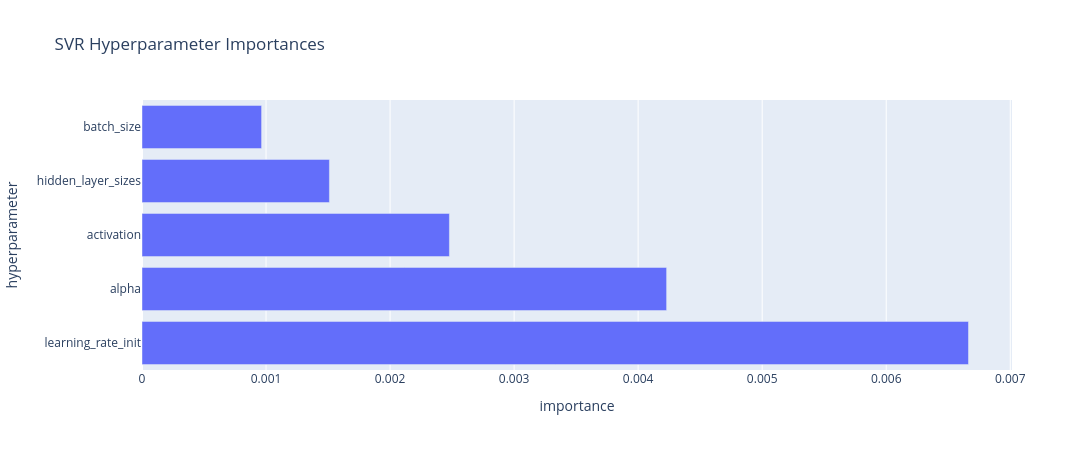

Notebook code for this chart:
### Code cell
# collect tried parameter sets + their CV score
cvres = pd.DataFrame(mlp_search.cv_results_)

scores = -cvres["mean_test_mae"].astype(float).copy()

param_cols = [c for c in cvres.columns if c.startswith("param_")]
importances = []
for c in param_cols:
    s = cvres[[c]].copy()
    s["score"] = scores.values
    # group by param value, take mean score per value, then take range
    imp = s.groupby(c, dropna=False)["score"].mean().max() - s.groupby(c, dropna=False)["score"].mean().min()
    importances.append((c.replace("param_model__", ""), float(imp)))

imp_df = pd.DataFrame(importances, columns=["hyperparameter", "importance"]).sort_values("importance")

fig = px.bar(
    imp_df, x="importance", y="hyperparameter", orientation="h",
    title="SVR Hyperparameter Importances"
)
fig.update_layout(width=1100, height=450, yaxis=dict(autorange="reversed"))
fig.show()

### Figure 1 — Plotly figure (JSON) as saved in the notebook; plotly's stock layout.template omitted (floating-point values rounded to 4 significant figures)
{"data": [{"hovertemplate": "importance=%{x}<br>hyperparameter=%{y}<extra></extra>", "legendgroup": "", "marker": {"color": "#636efa", "pattern": {"shape": ""}}, "name": "", "orientation": "h", "showlegend": false, "textposition": "auto", "type": "bar", "x": [0.0009641, 0.001511, 0.002478, 0.00423, 0.006663], "xaxis": "x", "y": ["batch_size", "hidden_layer_sizes", "activation", "alpha", "learning_rate_init"], "yaxis": "y"}], "layout": {"barmode": "relative", "height": 450, "legend": {"tracegroupgap": 0}, "title": {"text": "SVR Hyperparameter Importances"}, "width": 1100, "xaxis": {"anchor": "y", "domain": [0, 1], "title": {"text": "importance"}}, "yaxis": {"anchor": "x", "autorange": "reversed", "domain": [0, 1], "title": {"text": "hyperparameter"}}}}
